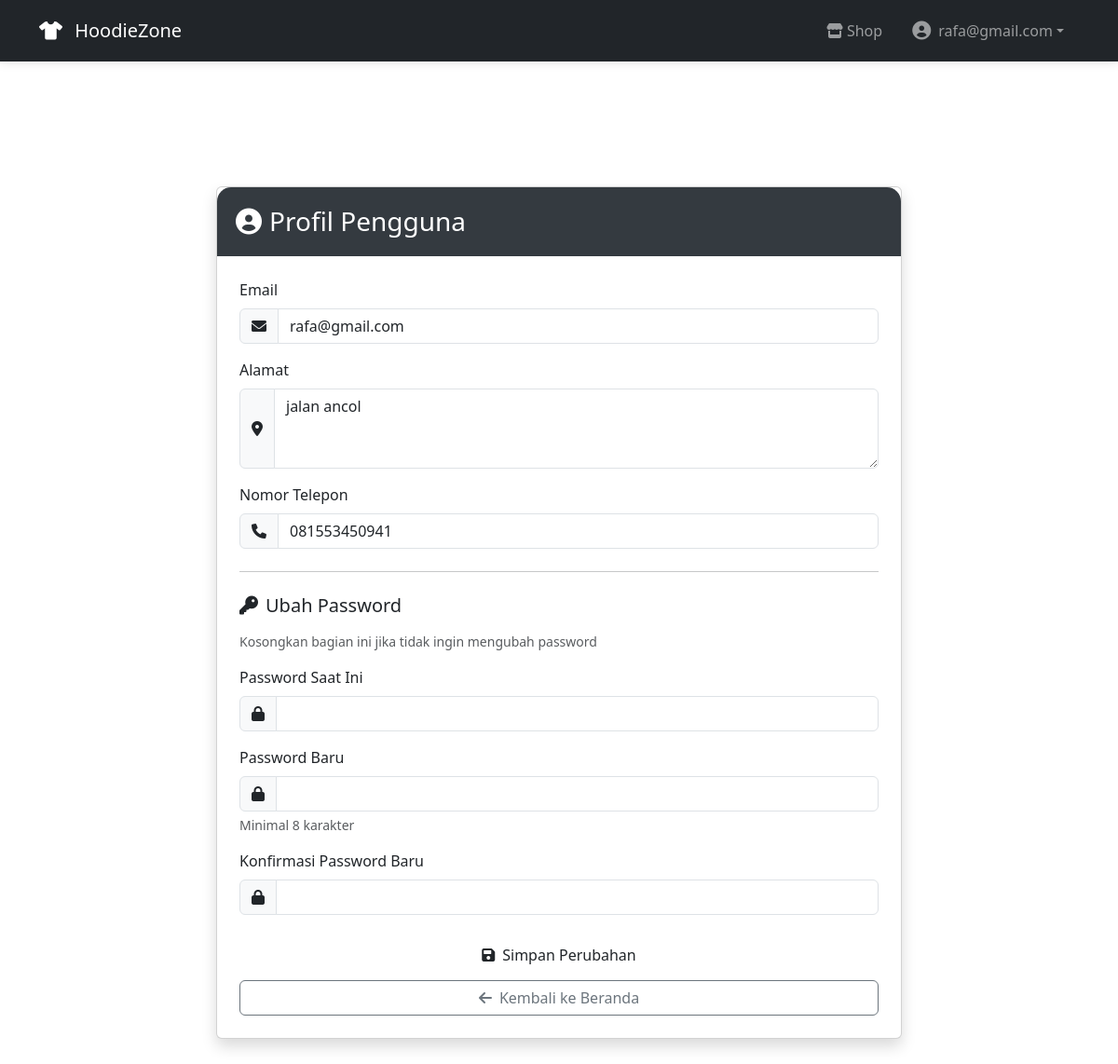
/users/profile.php (signed in), run on the app's committed database.
### tables this page shows
CREATE TABLE `users` (
  `id` int(11) NOT NULL,
  `email` varchar(50) DEFAULT NULL,
  `password` varchar(255) DEFAULT NULL,
  `created_at` timestamp NOT NULL DEFAULT current_timestamp(),
  `address` text DEFAULT NULL,
  `phone` varchar(20) DEFAULT NULL,
  `nama` varchar(255) NOT NULL
);

### users/profile.php (the view, shortened to what this page needs)
<?php
require_once '../includes/config.php';
$user_id = $_SESSION['user_id'];
$stmt = mysqli_prepare($conn, "SELECT id, email, address, phone FROM users WHERE id = ?");
mysqli_stmt_bind_param($stmt, "i", $user_id);
mysqli_stmt_execute($stmt);
$result = mysqli_stmt_get_result($stmt);
$user = mysqli_fetch_assoc($result);
?>
<!DOCTYPE html>
<html lang="id">
<head>
    <link href="https://cdn.jsdelivr.net/npm/bootstrap@5.3.0/dist/css/bootstrap.min.css" rel="stylesheet">
    <link rel="stylesheet" href="https://cdnjs.cloudflare.com/ajax/libs/font-awesome/6.0.0/css/all.min.css">
</head>
<body>
    <?php include '../includes/header_logined.php'; ?>
    <div class="container py-5">
        <div class="row justify-content-center">
            <div class="col-md-8">
                <div class="card profile-card">
                    <div class="profile-header">
                        <h3 class="mb-0"><i class="fas fa-user-circle me-2"></i>Profil Pengguna</h3>
                    </div>
                    <div class="card-body p-4">
                        <form method="POST" novalidate>
                            <div class="mb-3">
                                <label for="email" class="form-label">Email</label>
                                <div class="input-group">
                                    <span class="input-group-text"><i class="fas fa-envelope"></i></span>
                                    <input type="email" class="form-control" id="email" name="email" value="<?= htmlspecialchars($user['email']) ?>" required>
                                </div>
                            </div>
                            <div class="mb-3">
                                <label for="address" class="form-label">Alamat</label>
                                <div class="input-group">
                                    <span class="input-group-text"><i class="fas fa-map-marker-alt"></i></span>
                                    <textarea class="form-control" id="address" name="address" rows="3"><?= htmlspecialchars($user['address'] ?? '') ?></textarea>
                                </div>
                            </div>
                            <div class="mb-3">
                                <label for="phone" class="form-label">Nomor Telepon</label>
                                <div class="input-group">
                                    <span class="input-group-text"><i class="fas fa-phone"></i></span>
                                    <input type="text" class="form-control" id="phone" name="phone" value="<?= htmlspecialchars($user['phone'] ?? '') ?>">
                                </div>
                            </div>
                            <hr class="my-4">
                            <h5 class="mb-3"><i class="fas fa-key me-2"></i>Ubah Password</h5>
                            <p class="text-muted small mb-3">Kosongkan bagian ini jika tidak ingin mengubah password</p>
                            <div class="mb-3">
                                <label for="current_password" class="form-label">Password Saat Ini</label>
                                <div class="input-group">
                                    <span class="input-group-text"><i class="fas fa-lock"></i></span>
                                    <input type="password" class="form-control" id="current_password" name="current_password">
                                </div>
                            </div>
                            <div class="mb-3">
                                <label for="new_password" class="form-label">Password Baru</label>
                                <div class="input-group">
                                    <span class="input-group-text"><i class="fas fa-lock"></i></span>
                                    <input type="password" class="form-control" id="new_password" name="new_password">
                                </div>
                                <div class="form-text">Minimal 8 karakter</div>
                            </div>
                            <div class="mb-4">
                                <label for="confirm_password" class="form-label">Konfirmasi Password Baru</label>
                                <div class="input-group">
                                    <span class="input-group-text"><i class="fas fa-lock"></i></span>
                                    <input type="password" class="form-control" id="confirm_password" name="confirm_password">
                                </div>
                            </div>
                            <div class="d-grid gap-2">
                                <button type="submit" class="btn btn-update">
                                    <i class="fas fa-save me-2"></i>Simpan Perubahan
                                </button>
                                <a href="../index_logined.php" class="btn btn-outline-secondary">
                                    <i class="fas fa-arrow-left me-2"></i>Kembali ke Beranda
                                </a>
                            </div>
                        </form>
                    </div>
                </div>
            </div>
        </div>
    </div>
</body>
</html>

### users/profile.php (style rules this page uses)
body { background-color: #f8f9fa; padding-top: 80px; }
.profile-card { border-radius: 15px; box-shadow: 0 0.5rem 1rem rgba(0, 0, 0, 0.15); }
.profile-header { background-color: #343a40; color: white; border-radius: 15px 15px 0 0; padding: 20px; }
.btn-update { background-color: #343a40; color: white; }

### data on the page
users: email "rafa@gmail.com", address "jalan ancol", phone "081553450941"

### other printed values
$_SESSION['user_email'] "rafa@gmail.com"
